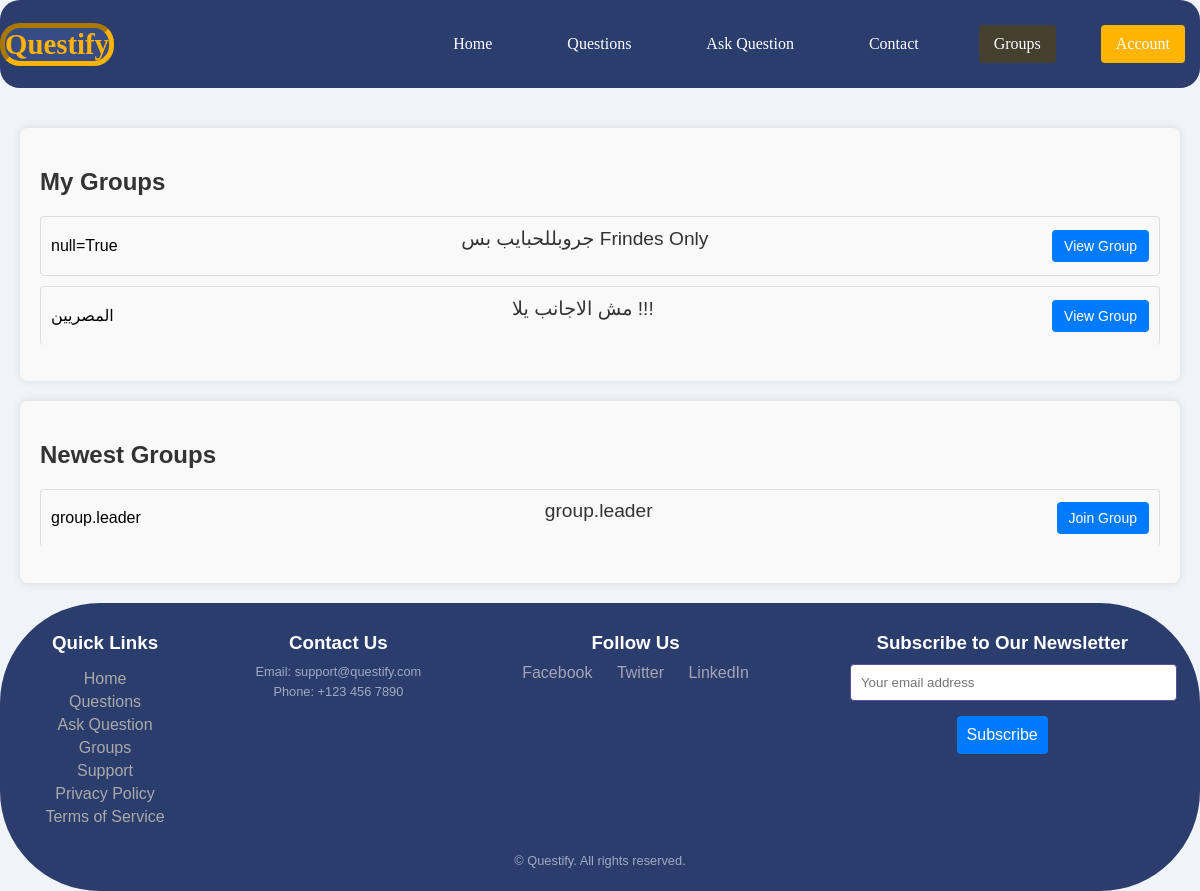
Page /group/groups/ (signed in) on the earlier database version.
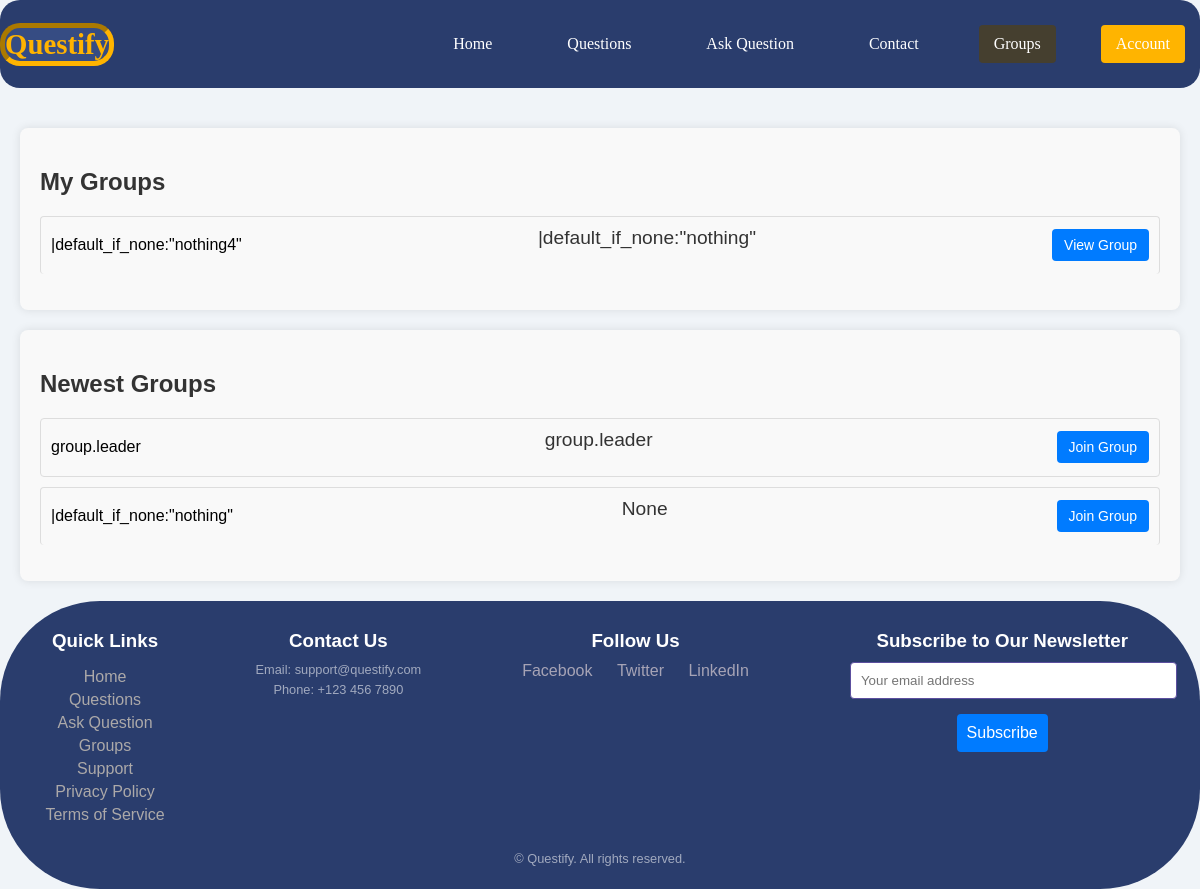
Same page on the later database version.
### group/models.py (models this page shows, shortened)
class Group(models.Model):
    leader      = models.ForeignKey(User,on_delete=models.CASCADE,related_name="Leader",unique=False)
    name        = models.CharField(max_length=50,unique=True)
    bio         = models.TextField(max_length=50,null=True,blank=True)
    created_at  = models.DateTimeField(auto_now=True,auto_created=True,null=True, blank=True)
    members     = models.ManyToManyField(User,blank=True ,related_name="Members",unique=False)
    class Meta:
        get_latest_by =  'created_at'

### group/views.py (the view)
# urls.py: path('groups/',views.group_list,name='group_list'),
@login_required
def group_list(request):
    groups = Group.objects.all().order_by('created_at')
    mygroups=[]
    for group in groups :
        if request.user in group.members.all() :
            mygroups.append(group)
    not_my_groups=[]
    for group in groups :
        if request.user not in group.members.all() :
            not_my_groups.append(group)
    return render(request,'group/groups.html',{'mygroups':mygroups,'groups':not_my_groups,'user':request.user})

### group/templates/group/groups.html (shortened to what this page needs)
{% extends "base.html" %}
{% block body %}
<main>
    <section class="user-questions">
        <h2>My Groups</h2>
        <ul>
            {% for group in mygroups  %}
            <li>
                <span>{{group.name}}</span>
                <p class="question-description">{{group.bio}}</p>
                <a href='{% url "group:group_detail" group.id %}' class="btn-detail">View Group</a>
            </li>
            {% endfor %}
        </ul>
    </section>
    <section class="user-questions">
        <h2>Newest Groups</h2>
        <ul>
            {% for group in groups  %}
            <li>
                <span>{{group.name}}</span>
                <p class="question-description">{{group.bio}}</p>
                {% if user not in group.members.all  %}
                <a href='{% url "group:join_group" group.id %}' class="btn-detail">Join Group</a>
                {% endif %}
            </li>
            {% endfor %}
        </ul>
    </section>
</main>
{% endblock body %}

### templates/base.html (shortened to what this page needs)
{% load static %}
<!DOCTYPE html>
<html lang="en">
<head>
    <link rel="stylesheet" href='{% static "style.css" %}'>
</head>
<body>
    <header>
        <a href="/home" target="_blank" class="logo">Questify</a>
        <nav>
            <a href="/home">Home</a>
            <a href="/ask/questions">Questions</a>
            <a href="/ask/">Ask Question</a>
            <a href="/contact/">Contact</a>
            {% if request.user.is_authenticated  %}
            <div class="account-menu">
                <a href=".." class="group-button">Groups</a>
                    {% endif %}
            </div>
            <div class="account-menu">
                <a href=".." class="account-button">Account</a>
            </div>
        </nav>
    </header>
{% block body %}
{% endblock body %}
    <footer>
        <div class="footer-container">
            <div class="footer-links">
                <h3>Quick Links</h3>
                <ul>
                    <li><a href="/home">Home</a></li>
                    <li><a href="/ask/questions">Questions</a></li>
                    <li><a href="/ask/">Ask Question</a></li>
                    <li><a href="/ask/">Groups</a></li>
                    <li><a href="support.html">Support</a></li>
                    <li><a href="privacy_policy.html">Privacy Policy</a></li>
                    <li><a href="terms_of_service.html">Terms of Service</a></li>
                </ul>
            </div>
            <div class="footer-contact">
                <h3>Contact Us</h3>
                <p>Email: support@questify.com</p>
                <p>Phone: +123 456 7890</p>
            </div>
            <div class="footer-social">
                <h3>Follow Us</h3>
                <a href="https://www.facebook.com/questify" target="_blank" class="social-icon">Facebook</a>
                <a href="https://twitter.com/questify" target="_blank" class="social-icon">Twitter</a>
                <a href="https://www.linkedin.com/company/questify" target="_blank" class="social-icon">LinkedIn</a>
            </div>
            <div class="footer-newsletter">
                <h3>Subscribe to Our Newsletter</h3>
                <form action="#" method="post">
                    <input type="email" name="email" placeholder="Your email address" required>
                    <button type="submit">Subscribe</button>
                </form>
            </div>
        </div>
        <p>&copy; {{ time|date:"SHORT_DATE_FORMAT" }} Questify. All rights reserved.</p>
    </footer>
</body>
</html>

### static/style.css (style rules this page uses)
body { font-family: 'Arial', sans-serif; margin: 0; padding: 0; background-color: #f0f4f8; }
header { background-color: #2a3d6d; color: white; padding: 15px 0; text-align: center; position: relative; display: flex; justify-content: space-between; align-items: center; border-radius: 20px 20px 20px 20px ; }
nav { display: flex; gap: 15px; margin: 10px 0; }
nav a { color: white; text-decoration:none; padding: 10px 15px; transition: background-color 0.3s ease; margin: 0 15px; font-size: 1em; font-family:'Times New Roman', Times, serif; border-radius: 100px 100px 100px 100px ; }
main { padding: 20px; }
form input, form textarea { width: 100%; padding: 10px; margin-bottom: 15px; border: 1px solid #ccc; border-radius: 4px; margin-bottom: 15px; }
.question-description { font-size: 1.2em; color: #333; margin: 0 0 15px; }
form button { background-color: #ffb400; color: white; border: none; padding: 10px 20px; border-radius: 4px; cursor: pointer; font-size: 1em; }
.logo { font-size: 1.8em; font-weight: bold; font-family:'Times New Roman', Times, serif; border-color:#ffb400 ; border-radius: 20px; border-width: 5px; border-style:inset; color: #ffb300; text-decoration: none; padding:.0002%; background-color:#6686d834 ; }
.account-menu { position: relative; }
.account-button { background-color: #ffb400; color: white; padding: 10px 15px; border-radius: 4px; cursor:none; display:flex; align-items: center; text-decoration: none; }
.group-button { background-color: #453f2f; color: white; padding: 10px 15px; border-radius: 4px; cursor:none; display:flex; align-items: center; text-decoration: none; }
.user-questions, .user-answers { margin-top: 20px; }
.user-questions ul, .user-answers ul { list-style-type: none; padding: 0; }
.user-questions li, .user-answers li { background-color: #f9f9f9; padding: 10px; border-radius: 4px; margin-bottom: 10px; border: 1px solid #ddd; }
.user-questions { background-color: #f9f9f9; padding: 20px; border-radius: 8px; box-shadow: 0 0 10px rgba(0, 0, 0, 0.1); }
.user-questions h2 { color: #333; }
.user-questions ul { list-style: none; padding: 0; }
.user-questions li { padding: 10px; border-bottom: 1px solid #ddd; display: flex; justify-content: space-between; align-items: center; }
.user-questions li:last-child { border-bottom: none; }
.btn-detail { background-color: #007bff; color: #fff; padding: 8px 12px; border-radius: 4px; text-decoration: none; font-size: 14px; transition: background-color 0.3s; }
footer { background-color: #2a3d6d; border-radius: 100px 100px 100px 100px ; color: white; text-align: center; padding: 10px 0; width: 100%; bottom: 0; }
.footer-container { display:flex; justify-content: space-around; flex-wrap: wrap; }
.footer-links, .footer-contact, .footer-social, .footer-newsletter { margin: 1px; position:initial; }
.footer-links h3, .footer-contact h3, .footer-social h3, .footer-newsletter h3 { margin-bottom: 10px; }
.footer-links ul { list-style: none; padding: 0; }
.footer-links ul li { margin-bottom: 5px; }
.footer-links ul li a { text-decoration: none; color: #aca9a9; }
.footer-contact p { margin: 5px 0; }
.footer-social a { text-decoration: none; margin: 0 10px; color: #f0e1e1a0; }
.footer-newsletter input { padding: 10px; margin-right: 10px; border: 1px solid #5c4f9f; }
.footer-newsletter button { padding: 10px; background-color: #007BFF; color: #fff; border: none; cursor: pointer; }
footer p { margin-top: 10px; font-size: 0.8em; color: rgba(255, 255, 255, 0.56); }

Differences in the rows shown:
removed Group: name "null=True", bio "جروبللحبايب بس Frindes Only", shown under "My Groups"
removed Group: name "المصريين", bio "مش الاجانب يلا !!!", shown under "My Groups"
added Group: name "|default_if_none:\"nothing4\"", bio "|default_if_none:\"nothing\"", shown under "My Groups"
added Group: name "|default_if_none:\"nothing\"", bio "None", shows "Join Group", shown under "Newest Groups"
